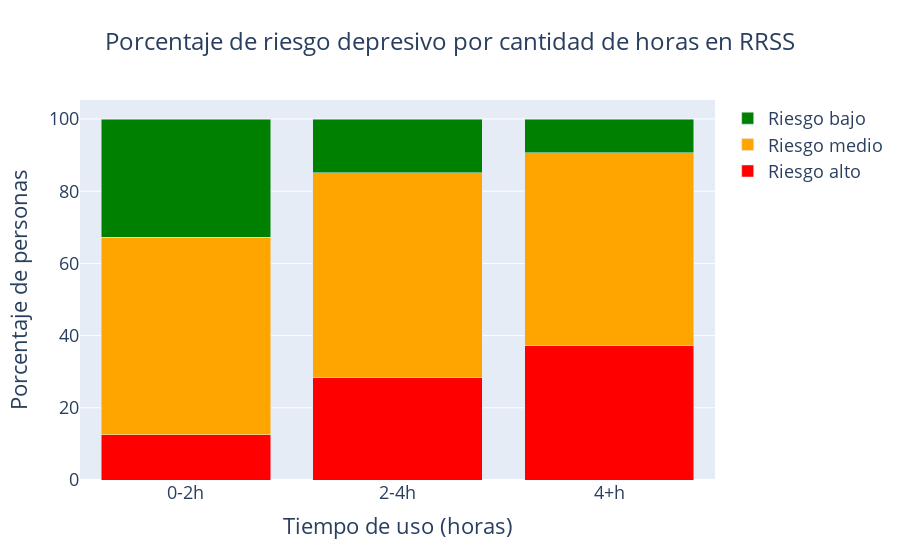

Here is the notebook cell this chart was saved with:
### Code cell
df_riesgo = pd.concat([mascara_riesgo_baja_1.assign(riesgo='Riesgo bajo'),
                       mascara_riesgo_media_1.assign(riesgo='Riesgo medio'),
                       mascara_riesgo_alta_1.assign(riesgo='Riesgo alto')])

df_riesgo_count = df_riesgo.groupby(['Tiempo_uso_num', 'riesgo']).size().unstack().reset_index()

df_riesgo_count = df_riesgo_count[['Tiempo_uso_num', 'Riesgo alto', 'Riesgo medio', 'Riesgo bajo']]

df_riesgo_percent = df_riesgo_count.set_index('Tiempo_uso_num').apply(lambda x: x / x.sum() * 100, axis=1)

fig = go.Figure()

colores = {'Riesgo bajo': 'green', 'Riesgo medio': 'orange', 'Riesgo alto': 'red'}

for col in df_riesgo_percent.columns:
    fig.add_trace(go.Bar(x=df_riesgo_percent.index, y=df_riesgo_percent[col], name=col, marker_color=colores[col]))

fig.update_layout(
    title ='Porcentaje de riesgo depresivo por cantidad de horas en RRSS',
    title_x = 0.5,
    title_font = dict(size=24),
    xaxis_title = 'Tiempo de uso (horas)',
    yaxis_title = 'Porcentaje de personas',
    font=dict(size = 18),
    barmode='stack')
fig.show()

### Figure 1 — Plotly figure (JSON) as saved in the notebook; plotly's stock layout.template omitted (floating-point values rounded to 4 significant figures)
{"data": [{"marker": {"color": "red"}, "name": "Riesgo alto", "type": "bar", "x": ["0-2h", "2-4h", "4+h"], "y": [12.5, 28.35, 37.16]}, {"marker": {"color": "orange"}, "name": "Riesgo medio", "type": "bar", "x": ["0-2h", "2-4h", "4+h"], "y": [54.81, 56.7, 53.55]}, {"marker": {"color": "green"}, "name": "Riesgo bajo", "type": "bar", "x": ["0-2h", "2-4h", "4+h"], "y": [32.69, 14.95, 9.29]}], "layout": {"barmode": "stack", "font": {"size": 18}, "title": {"font": {"size": 24}, "text": "Porcentaje de riesgo depresivo por cantidad de horas en RRSS", "x": 0.5}, "xaxis": {"title": {"text": "Tiempo de uso (horas)"}}, "yaxis": {"title": {"text": "Porcentaje de personas"}}}}
